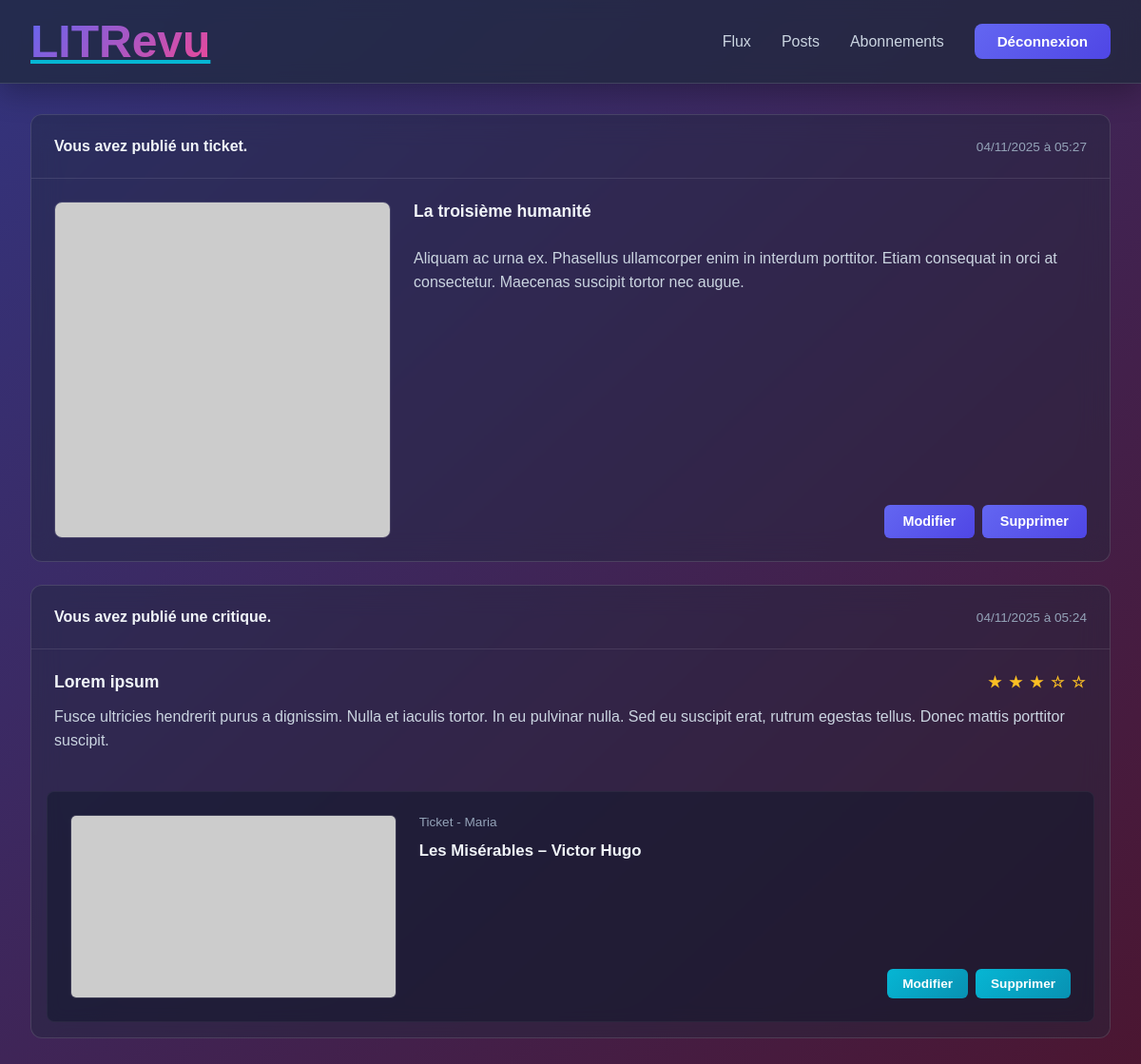
/reviews/posts/ (signed in), run on an earlier commit of the app's database.
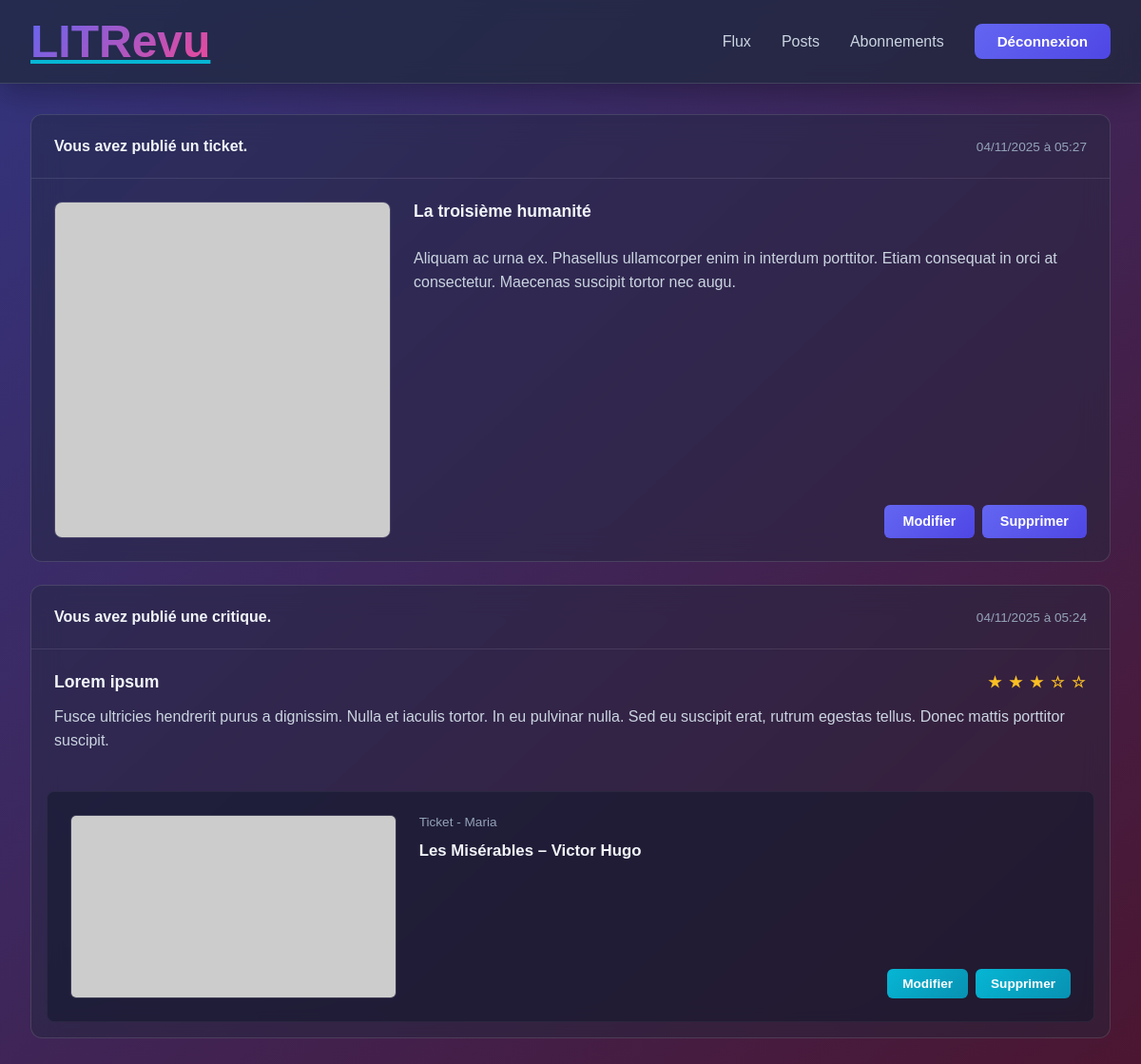
And on a later commit of the database.
### reviews/models.py (models this page shows, shortened)
class Ticket(models.Model):
    title = models.CharField(max_length=128)
    description = models.TextField(max_length=2048)
    user = models.ForeignKey(
        settings.AUTH_USER_MODEL,
        on_delete=models.CASCADE
    )
    image = models.ImageField(upload_to="tickets/", null=True, blank=True)
    time_created = models.DateTimeField(auto_now_add=True)

class Review(models.Model):
    ticket = models.ForeignKey(Ticket, on_delete=models.CASCADE)
    rating = models.PositiveSmallIntegerField(
        validators=[MinValueValidator(0),
                    MaxValueValidator(5)]
    )
    user = models.ForeignKey(
        settings.AUTH_USER_MODEL,
        on_delete=models.CASCADE
    )
    headline = models.CharField(max_length=128)
    body = models.TextField(max_length=8192, blank=True)
    time_created = models.DateTimeField(auto_now_add=True)

### authentication/models.py (models this page shows)
class User(AbstractUser):
    profile_picture = models.ImageField(
        upload_to="avatars/",
        null=True,
        blank=True
    )

### reviews/views.py (the view)
# urls.py: path("posts/", PostView.as_view(), name='posts'),
class PostView(TemplateView):
    template_name = 'reviews/posts.html'
    def get_context_data(self, **kwargs):
        context = super().get_context_data(**kwargs)
        tickets = Ticket.objects.filter(user=self.request.user)
        reviews = Review.objects.filter(user=self.request.user)
        tickets = tickets.annotate(content_type=Value("ticket", CharField()))
        reviews = reviews.annotate(content_type=Value("review", CharField()))
        posts = sorted(
            chain(tickets, reviews),
            key=attrgetter('time_created'),
            reverse=True
        )
        context['posts'] = posts
        return context

### reviews/templates/reviews/posts.html (shortened to what this page needs)
{% extends 'base.html' %}
{% load static %}
{% block extra_css %}
<link rel="stylesheet" href="{% static 'reviews/css/posts.css' %}">
{% endblock %}
{% block content %}
    <div class="posts">
        {% for post in posts %}
            <div class="post-container">
                {% if post.content_type == 'ticket' %}
                        <div class="post-header">
                            <h2>Vous avez publié un ticket.</h2>
                            <small> {{ post.time_created|date:"d/m/Y à H:i" }}</small>
                        </div>
                        <div class="post-content ticket">
                            {% if post.image %}
                                <img src="{{ post.image.url }}" alt="Couverture {{ post.title }}">
                            {% else %}
                                <img src="https://picsum.photos/seed/{{ post.id }}/600/400" alt="Couverture {{ post.title }}">
                            {% endif %}
                            <div>
                                <h3>{{ post.title}}</h3>
                                <p>{{ post.description }}</p>
                                <div class="lien">
                                    <a href="{% url 'reviews:ticket_modify' post.id %}">Modifier</a>
                                    <a href="{% url 'reviews:ticket_delete' post.id %}">Supprimer</a>
                                </div>
                            </div>
                        </div>
                {% endif %}
                {% if post.content_type == 'review' %}
                    <div class="post-header">
                        <h2>Vous avez publié une critique.</h2>
                        <small> {{ post.time_created|date:"d/m/Y à H:i" }}</small>
                    </div>
                    <div class="post-content">
                        <h3>{{ post.headline }}
                            <span>
                                {% for i in "12345" %}
                                    {% if forloop.counter <= post.rating %}★{% else %}☆{% endif %}
                                {% endfor %}
                            </span>
                        </h3>
                        {% if post.body %}
                            <p>{{ post.body }}</p>
                        {% endif %}
                    </div>
                    <div class="content-related ticket">
                        {% if post.ticket.image %}
                            <img src="{{ post.ticket.image.url }}" alt="Couverture {{ post.ticket.title }}">
                        {% else %}
                            <img src="https://picsum.photos/seed/{{ post.ticket.id }}/600/400" alt="Couverture {{ post.title }}">
                        {% endif %}
                        <div>
                            <p>Ticket - {{ post.ticket.user }}</p>
                            <p>{{ post.ticket.title }}</p>
                            <div class="lien">
                                <a href="{% url 'reviews:review_modify' post.id %}">Modifier</a>
                                <a href="{% url 'reviews:review_delete' post.id %}">Supprimer</a>
                            </div>
                        </div>
                    </div>
            {% endif %}
        </div>
    {% endfor %}
{% endblock %}

### templates/base.html (shortened to what this page needs)
{% load static %}
<!DOCTYPE html>
<html lang="fr">
<head>
    <link href="https://fonts.cdnfonts.com/css/satoshi" rel="stylesheet">
    <link rel="stylesheet" href="{% static 'css/base.css' %}">
    {% block extra_css %}{% endblock %}
</head>
<body >
    <nav>
        <div class="menu">
            <a href="{% url 'reviews:feed' %}" class="logo"><h1>LITRevu</h1></a>
            {% if user.is_authenticated %}
            <div class="nav-links">
                <a href="{% url 'reviews:feed' %}">Flux</a>
                <a href="{% url 'reviews:posts' %}">Posts</a>
                <a href="{% url 'reviews:follow' %}">Abonnements</a>
                <form action="{% url 'authentication:logout' %}" method="post">
                    <button type="submit">Déconnexion</button>
                </form>
            </div>
            {% endif %}
        </div>
    </nav>
    <main>
        {% block content %}{% endblock %}
    </main>
</body>
</html>

### static/css/base.css (style rules this page uses)
* { margin: 0; padding: 0; box-sizing: border-box; }
:root { --primary: #6366f1; --primary-dark: #4f46e5; --secondary: #ec4899; --bg-dark: #0f172a; --bg-light: #1e293b; --glass-bg: rgba(30, 41, 59, 0.7); --glass-border: rgba(255, 255, 255, 0.125); --text-primary: #f1f5f9; --text-secondary: #cbd5e1; --accent: #06b6d4; }
html { scroll-behavior: smooth; }
body { font-family: 'Satoshi', sans-serif; background: linear-gradient(137deg,rgb(51, 52, 126) 0%, rgb(75, 22, 49) 100%); color: var(--text-primary); background-attachment: fixed; min-height: 100vh; }
nav { background: var(--glass-bg); backdrop-filter: blur(10px); border-bottom: 1px solid var(--glass-border); position: sticky; top: 0; z-index: 100; box-shadow: 0 8px 32px rgba(0, 0, 0, 0.3); }
.menu { max-width: 1200px; margin: 0 auto; display: flex; justify-content: space-between; align-items: center; padding: 1rem 2rem; }
.menu .logo h1 { font-size: 3rem; background: linear-gradient(135deg, var(--primary), var(--secondary)); -webkit-background-clip: text; -webkit-text-fill-color: transparent; background-clip: text; font-weight: 700; }
.nav-links { display: flex; gap: 2rem; align-items: center; }
.nav-links a { color: var(--text-secondary); text-decoration: none; font-weight: 500; position: relative; transition: color 0.3s ease; }
.nav-links a::after { content: ''; position: absolute; bottom: -5px; left: 0; width: 0; height: 2px; background: var(--primary); transition: width 0.3s ease; }
.nav-links button { background: linear-gradient(135deg, var(--primary), var(--primary-dark)); border: none; color: white; padding: 0.6rem 1.5rem; border-radius: 8px; cursor: pointer; font-weight: 600; transition: all 0.3s ease; font-family: inherit; font-size: 0.95rem; }
main { max-width: 1200px; margin: 2rem auto; padding: 0 2rem; min-height: calc(100vh - 150px); }
button, .btn { background: linear-gradient(135deg, var(--primary), var(--primary-dark)); border: none; color: white; padding: 0.8rem 1.5rem; border-radius: 8px; cursor: pointer; font-weight: 600; transition: all 0.3s ease; font-family: inherit; font-size: 0.95rem; text-decoration: none; display: inline-block; }
a { color: var(--accent); transition: color 0.3s ease; }

What changed in the data, as far as the page shows it:
changed Ticket "La troisième humanité": description "Aliquam ac urna ex. Phasellus ullamcorper enim in interdum porttitor. Etiam consequat in orci at consectetur. Maecenas suscipit tortor nec augue." → "Aliquam ac urna ex. Phasellus ullamcorper enim in interdum porttitor. Etiam consequat in orci at consectetur. Maecenas suscipit tortor nec augu."
